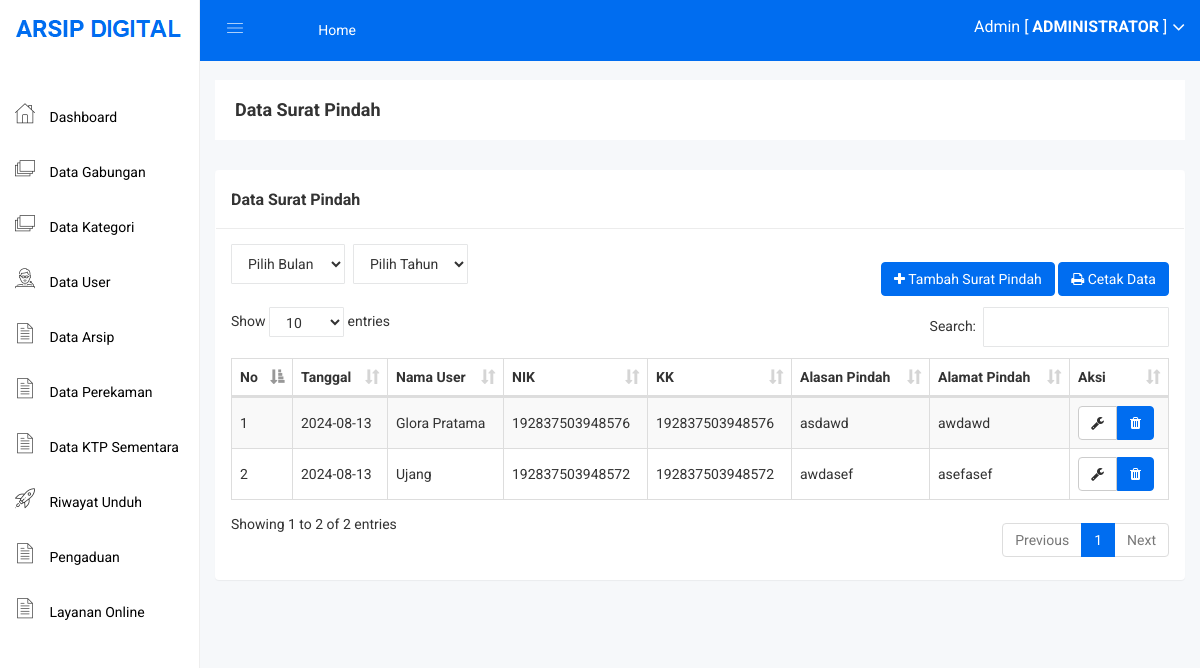
/admin/surat_pindah.php (signed in), run on the app's committed database.
### tables this page shows
CREATE TABLE IF NOT EXISTS `surat_pindah` (
  `id_surat_pindah` int NOT NULL AUTO_INCREMENT,
  `tanggal` date NOT NULL,
  `nama_user` varchar(255) NOT NULL,
  `nik` varchar(20) NOT NULL,
  `kk` varchar(20) NOT NULL,
  `alasan_pindah` text NOT NULL,
  `alamat_pindah` text NOT NULL,
  PRIMARY KEY (`id_surat_pindah`)
);

### admin/surat_pindah.php (the view, shortened to what this page needs)
<?php include 'header.php'; ?>
<br>
<br>
<div class="breadcome-area">
    <div class="container-fluid">
        <div class="row">
            <div class="col-lg-12 col-md-12 col-sm-12 col-xs-12">
                <div class="breadcome-list">
                    <div class="row">
                        <div class="col-lg-6 col-md-6 col-sm-6 col-xs-12">
                            <div class="breadcome-heading">
                                <h4 style="margin-bottom: 0px">Data Surat Pindah</h4>
                            </div>
                        </div>
                    </div>
                </div>
            </div>
        </div>
    </div>
</div>
<div class="container-fluid">
    <div class="panel panel">
        <div class="panel-heading">
            <h3 class="panel-title">Data Surat Pindah</h3>
        </div>
        <div class="panel-body">
            <div class="d-flex align-items-center justify-content-between mb-2">
                <div class="d-flex">
                    <div class="form-group">
                        <?= renderMonthSelect('bulan'); ?>
                    </div>
                    <div class="form-group mx-2">
                        <?= renderYearSelect('tahun', 2020, 2025); ?>
                    </div>
                </div>
                <div>
                    <a href="surat_pindah_tambah.php" class="btn btn-primary"><i class="fa fa-plus"></i> Tambah Surat Pindah</a>
                    <a href="surat_pindah_cetak.php?<?= getUrlParams() ?>" class="btn btn-primary"><i class="fa fa-print"></i> Cetak Data</a>
                </div>
            </div>
            <table id="table" class="table table-bordered table-striped table-hover table-datatable">
                <thead>
                    <tr>
                        <th>No</th>
                        <th>Tanggal</th>
                        <th>Nama User</th>
                        <th>NIK</th>
                        <th>KK</th>
                        <th>Alasan Pindah</th>
                        <th>Alamat Pindah</th>
                        <th>Aksi</th>
                    </tr>
                </thead>
                <tbody>
                    <?php
                    $no = 1;
                    $bulan = isset($_GET['bulan']) ? $_GET['bulan'] : date('m');
                    $tahun = isset($_GET['tahun']) ? $_GET['tahun'] : date('Y');
                    $data = mysqli_query($koneksi, "SELECT * FROM surat_pindah WHERE MONTH(tanggal)='$bulan' AND YEAR(tanggal)='$tahun'");
                    while ($d = mysqli_fetch_array($data)) {
                    ?>
                        <tr>
                            <td><?= $no++; ?></td>
                            <td><?= $d['tanggal']; ?></td>
                            <td><?= $d['nama_user']; ?></td>
                            <td><?= $d['nik']; ?></td>
                            <td><?= $d['kk']; ?></td>
                            <td><?= $d['alasan_pindah']; ?></td>
                            <td><?= $d['alamat_pindah']; ?></td>
                            <td>
                                <div class="btn-group">
                                    <a href="surat_pindah_edit.php?id=<?= $d['id_surat_pindah']; ?>" class="btn btn-default"><i class="fa fa-wrench"></i></a>
                                    <button type="button" class="btn btn-primary" data-toggle="modal" data-target="#deleteModal_<?= $d['id_surat_pindah']; ?>">
                                        <i class="fa fa-trash"></i>
                                    </button>
                                </div>
                            </td>
                        </tr>
                    <?php
                    }
                    ?>
                </tbody>
            </table>
        </div>
    </div>
</div>
<?php include 'footer.php'; ?>

### assets/css/main.css (style rules this page uses)
html { color: #222; font-size: 1em; line-height: 1.4; }

### assets/css/style.css (style rules this page uses)
table .btn { margin: 0px !important; }
.btn-primary { background: #006df0; color: white !important; border: 1px solid #006df0; }
.panel-heading { padding: 20px 15px; border-bottom: 1px solid #ececec; }
td { vertical-align: middle !important; }
.mr-2, .mx-2 { margin-right: 0.5rem !important; }
.mb-2, .my-2 { margin-bottom: 0.5rem !important; }
.ml-2, .mx-2 { margin-left: 0.5rem !important; }
.d-flex { display: flex !important; }
.justify-content-between { justify-content: space-between !important; }
.align-items-center { align-items: center !important; }

### assets/js/DataTables/datatables.css (style rules this page uses)
table.dataTable { clear: both; margin-top: 6px !important; margin-bottom: 6px !important; max-width: none !important; border-collapse: separate !important; }
table.dataTable td, table.dataTable th { -webkit-box-sizing: content-box; box-sizing: content-box; }
table.dataTable thead > tr > th.sorting_asc, table.dataTable thead > tr > th.sorting_desc, table.dataTable thead > tr > th.sorting, table.dataTable thead > tr > td.sorting_asc, table.dataTable thead > tr > td.sorting_desc, table.dataTable thead > tr > td.sorting { padding-right: 30px; }
table.dataTable thead .sorting, table.dataTable thead .sorting_asc, table.dataTable thead .sorting_desc, table.dataTable thead .sorting_asc_disabled, table.dataTable thead .sorting_desc_disabled { cursor: pointer; position: relative; }
table.dataTable thead .sorting:after, table.dataTable thead .sorting_asc:after, table.dataTable thead .sorting_desc:after, table.dataTable thead .sorting_asc_disabled:after, table.dataTable thead .sorting_desc_disabled:after { position: absolute; bottom: 8px; right: 8px; display: block; font-family: 'Glyphicons Halflings'; opacity: 0.5; }
table.dataTable thead .sorting:after { opacity: 0.2; content: "\e150"; }
table.dataTable thead .sorting_asc:after { content: "\e155"; }
table.table-bordered.dataTable th, table.table-bordered.dataTable td { border-left-width: 0; }
table.table-bordered.dataTable th:last-child, table.table-bordered.dataTable th:last-child, table.table-bordered.dataTable td:last-child, table.table-bordered.dataTable td:last-child { border-right-width: 0; }
table.table-bordered.dataTable tbody th, table.table-bordered.dataTable tbody td { border-bottom-width: 0; }

### data on the page
surat_pindah: tanggal "2024-08-13", nama_user "Glora Pratama", nik "192837503948576", kk "192837503948576", alasan_pindah "asdawd", alamat_pindah "awdawd"
surat_pindah: tanggal "2024-08-13", nama_user "Ujang", nik "192837503948572", kk "192837503948572", alasan_pindah "awdasef", alamat_pindah "asefasef"

### other printed values
$_SESSION['nama'] "Admin"
